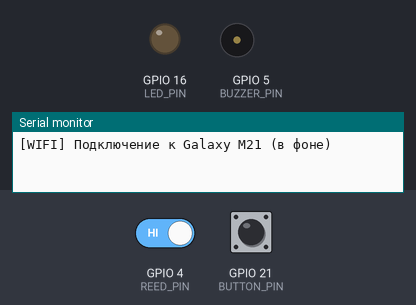
The sketch below on a simulated ESP32. On the bench: output pins drawn as LEDs (lit = HIGH), buzzer (waves = sounding), the last lines printed to the serial monitor. Dashed ring = blinking. Inputs (shaded band) come from the test bench; at power-on: GPIO 21 (BUTTON_PIN) HIGH, GPIO 4 (REED_PIN) HIGH. WiFi joins after 1.5 s; servers stay silent unless stated; uploads are accepted with an empty reply.

Above: at 1.2 s.
1.3 s: GPIO 21 (BUTTON_PIN) pulled LOW for 0.15 s
At 1.98 s:
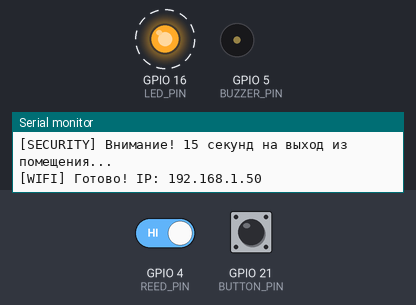
4.3 s: GPIO 21 (BUTTON_PIN) pulled LOW for 1 s
At 5.2 s:
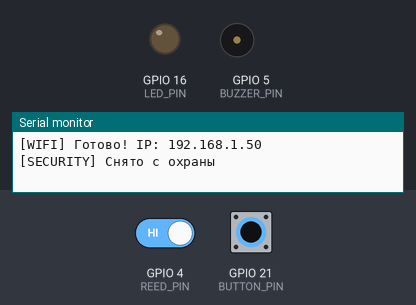
6.8 s: GPIO 21 (BUTTON_PIN) pulled LOW for 3.2 s
At 7.48 s:
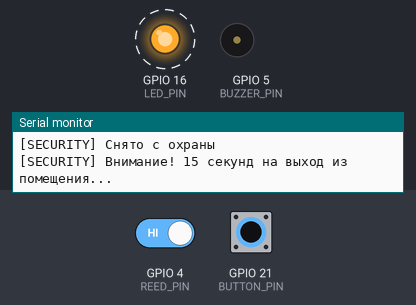
11.5 s: GPIO 21 (BUTTON_PIN) pulsed LOW 5 times (0.12 s each, 0.3 s apart)
At 13.5 s:
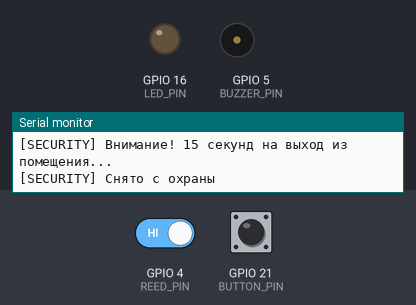
Timing chart, 0 to 15.0 s (numbered marks = the images above; inputs shaded):
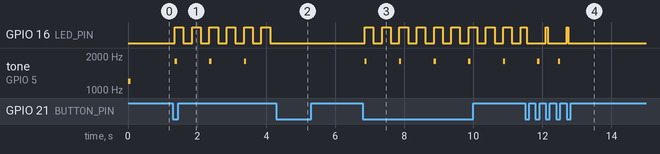

The sketch:

DoorGuardian_ESP32.ino
```cpp
// DoorGuardian (ESP32 Dev Module) -> VPS relay (server.py)
//
// Что исправлено:
//  * Сеть вынесена в отдельную FreeRTOS-задачу. Раньше HTTP-запрос (до 350 мс + коннект) выполнялся прямо в loop()
//    каждую секунду: сирена "заикалась", а кнопка и геркон опрашивались с провалами.
//  * Охрана работает и БЕЗ Wi-Fi: раньше setup() вис в while(WiFi.status()!=CONNECTED) и без точки доступа
//    дверь вообще не охранялась.
//  * Keep-alive соединение (setReuse) вместо нового TCP на каждый отчёт; таймаут коннекта 1.5 с.
//  * Антидребезг геркона (вибрация двери не даёт ложной тревоги), смена состояния двери уходит на сервер сразу.
//  * Убраны блокирующие delay()/tone(...,duration): писки идут по таймеру.
//  * Исправлено переполнение unsigned при расчёте секунд обратного отсчёта.

#include <WiFi.h>
#include <HTTPClient.h>
#include "soc/soc.h"
#include "soc/rtc_cntl_reg.h"

// ==========================================
// 1. НАСТРОЙКИ СЕТИ И СЕРВЕРА
// ==========================================
const char* ssid     = "Galaxy M21";
const char* password = "67676767";

const char* vps_host = "188.120.230.91";   // IP VPS
const int   vps_port = 18080;

const uint32_t HEARTBEAT_MS = 1000;        // как часто слать статус, когда ничего не меняется

// ==========================================
// 2. ПИНЫ ОБОРУДОВАНИЯ
// ==========================================
#define REED_PIN      4   // Геркон двери (на контакт GND)
#define BUTTON_PIN    21  // Кнопка постановки / сброса (на GND)
#define LED_PIN       16  // Светодиод индикации
#define BUZZER_PIN    5   // Пассивный зуммер

// Если при закрытой двери пишет "ОТКРЫТА", смените HIGH на LOW
#define REED_OPEN_LEVEL HIGH
const uint32_t REED_DEBOUNCE_MS = 80;

enum SecurityState { STATE_DISARMED, STATE_ARMING, STATE_ARMED, STATE_ALARM };

// Эти переменные читает и пишет и loop(), и сетевая задача
volatile SecurityState currentState = STATE_DISARMED;
volatile bool isDoorOpen = false;
volatile uint32_t armingStartTime = 0;
volatile bool needImmediateReport = false;
volatile uint8_t remoteCmd = 0;            // 0 нет, 1 ARM, 2 DISARM (команда от сервера, применяется в loop)

const uint32_t ARMING_DELAY_MS = 15000;
uint32_t lastCountdownBeep = 0;

// ==========================================
// 3. МЕЛОДИЯ FNAF (Куплеты Тореадора)
// ==========================================
#define NOTE_REST 0
#define NOTE_C4   262
#define NOTE_CS4  277
#define NOTE_D4   294
#define NOTE_DS4  311
#define NOTE_E4   330
#define NOTE_F4   349
#define NOTE_FS4  370
#define NOTE_G4   392
#define NOTE_GS4  415
#define NOTE_A4   440
#define NOTE_AS4  466
#define NOTE_B4   494
#define NOTE_C5   523
#define NOTE_CS5  554
#define NOTE_D5   587

const int fnafMelody[] = {
  NOTE_A4, NOTE_A4, NOTE_A4, NOTE_F4, NOTE_D4, NOTE_A4, NOTE_F4, NOTE_D4,
  NOTE_D4, NOTE_F4, NOTE_A4, NOTE_G4, NOTE_F4, NOTE_E4, NOTE_D4,
  NOTE_CS4, NOTE_E4, NOTE_G4, NOTE_AS4, NOTE_A4, NOTE_G4, NOTE_F4, NOTE_E4,
  NOTE_D4, NOTE_F4, NOTE_A4, NOTE_D5, NOTE_CS5, NOTE_B4, NOTE_A4, NOTE_G4,
  NOTE_F4, NOTE_E4, NOTE_D4, NOTE_REST
};

const int noteDurations[] = {
  280, 140, 140, 280, 280, 280, 140, 140,
  280, 280, 420, 140, 140, 140, 280,
  280, 280, 420, 140, 140, 140, 280,
  280, 280, 420, 140, 140, 140, 280,
  280, 280, 600, 200
};
const int melodyLength = sizeof(fnafMelody) / sizeof(fnafMelody[0]);

uint32_t noteStartTime = 0;
int currentNoteIdx = 0;
bool isNotePlaying = false;

// Короткие писки (не блокируют loop)
uint32_t beepEndAt = 0;
uint32_t chirpAt = 0;
uint8_t chirpStep = 0;   // 0 нет, 1 первый писк идёт, 2 ждём второй

void beep(int freq, uint32_t ms) {
  tone(BUZZER_PIN, freq);
  beepEndAt = millis() + ms;
  if (beepEndAt == 0) beepEndAt = 1;
}

// Таймеры
uint32_t lastLedBlinkTime = 0;
bool ledState = false;

// Антидребезг кнопки
bool lastButtonReading = HIGH;
uint32_t lastDebounceTime = 0;
const uint32_t debounceDelay = 50;

// Антидребезг геркона
bool reedCandidate = false;
uint32_t reedCandidateSince = 0;

// ==========================================
// 4. СВЯЗЬ С VPS (отдельная задача)
// ==========================================
String stateString() {
  switch (currentState) {
    case STATE_ARMING: {
      uint32_t elapsed = millis() - armingStartTime;
      int secLeft = elapsed >= ARMING_DELAY_MS ? 0 : (int)((ARMING_DELAY_MS - elapsed) / 1000);
      return "ARMING_" + String(secLeft) + "s";
    }
    case STATE_ARMED:  return "ARMED";
    case STATE_ALARM:  return "ALARM";
    default:           return "DISARMED";
  }
}

void sendReportToVPS(HTTPClient& http) {
  String url = "http://" + String(vps_host) + ":" + String(vps_port) +
               "/api/door_report?door=" + (isDoorOpen ? "OPEN" : "CLOSED") +
               "&state=" + stateString();

  http.begin(url);
  int httpCode = http.GET();

  if (httpCode == HTTP_CODE_OK) {
    String payload = http.getString();
    payload.trim();
    if (payload == "ARM") remoteCmd = 1;
    else if (payload == "DISARM") remoteCmd = 2;
  }
  http.end();   // при setReuse(true) соединение остаётся открытым
}

void networkTask(void* arg) {
  HTTPClient http;
  http.setReuse(true);
  http.setConnectTimeout(1500);
  http.setTimeout(1500);

  uint32_t lastSend = 0;
  uint32_t lastReconnect = 0;

  for (;;) {
    if (WiFi.status() != WL_CONNECTED) {
      if (millis() - lastReconnect > 10000) {
        lastReconnect = millis();
        WiFi.reconnect();
      }
      vTaskDelay(pdMS_TO_TICKS(200));
      continue;
    }

    if (needImmediateReport || millis() - lastSend >= HEARTBEAT_MS) {
      needImmediateReport = false;   // сбрасываем ДО отправки: событие во время запроса не потеряется
      lastSend = millis();
      sendReportToVPS(http);
    }
    vTaskDelay(pdMS_TO_TICKS(20));
  }
}

// ==========================================
// 5. ОБРАБОТКА ДАТЧИКА, ТАЙМЕРА И СИРЕНЫ
// ==========================================
void startArming() {
  currentState = STATE_ARMING;
  armingStartTime = millis();
  lastCountdownBeep = 0;
  needImmediateReport = true;
  Serial.println("[SECURITY] Внимание! 15 секунд на выход из помещения...");
}

void disarm() {
  currentState = STATE_DISARMED;
  noTone(BUZZER_PIN);
  isNotePlaying = false;
  currentNoteIdx = 0;
  beepEndAt = 0;
  chirpStep = 0;
  needImmediateReport = true;
  Serial.println("[SECURITY] Снято с охраны");
}

void applyRemoteCommand() {
  uint8_t cmd = remoteCmd;
  if (cmd == 0) return;
  remoteCmd = 0;
  if (cmd == 1 && currentState == STATE_DISARMED) {
    Serial.println("[VPS] Запуск задержки на постановку");
    startArming();
  } else if (cmd == 2 && currentState != STATE_DISARMED) {
    Serial.println("[VPS] Снято с охраны");
    disarm();
  }
}

void handleDoorSensor() {
  // антидребезг: новое значение должно продержаться REED_DEBOUNCE_MS
  bool raw = (digitalRead(REED_PIN) == REED_OPEN_LEVEL);
  if (raw != reedCandidate) {
    reedCandidate = raw;
    reedCandidateSince = millis();
  }
  if (reedCandidate != isDoorOpen && millis() - reedCandidateSince >= REED_DEBOUNCE_MS) {
    isDoorOpen = reedCandidate;
    needImmediateReport = true;   // открытие/закрытие сразу уходит на сервер
  }

  if (currentState == STATE_ARMING) {
    uint32_t elapsed = millis() - armingStartTime;

    uint32_t interval = (elapsed > 11000) ? 350 : 1000;   // быстрее в последние секунды
    if (millis() - lastCountdownBeep >= interval) {
      lastCountdownBeep = millis();
      beep(1800, 60);
    }

    if (elapsed >= ARMING_DELAY_MS) {
      currentState = STATE_ARMED;
      beep(2400, 120);
      chirpStep = 1;              // второй писк сыграет updateBuzzer()
      needImmediateReport = true;
      Serial.println("[SECURITY] СИСТЕМА НА ОХРАНЕ!");
    }
    return;   // во время отсчета тревога не срабатывает
  }

  if (currentState == STATE_ARMED && isDoorOpen) {
    currentState = STATE_ALARM;
    currentNoteIdx = 0;
    isNotePlaying = false;
    beepEndAt = 0;
    chirpStep = 0;
    needImmediateReport = true;
    Serial.println("[ALERT] ТРЕВОГА! ДВЕРЬ ОТКРЫТА!");
  }
}

void handleButton() {
  int reading = digitalRead(BUTTON_PIN);
  if (reading != lastButtonReading) {
    lastDebounceTime = millis();
  }

  if ((millis() - lastDebounceTime) > debounceDelay) {
    static bool buttonProcessed = false;
    if (reading == LOW && !buttonProcessed) {
      buttonProcessed = true;
      if (currentState != STATE_DISARMED) disarm();
      else startArming();
    } else if (reading == HIGH) {
      buttonProcessed = false;
    }
  }
  lastButtonReading = reading;
}

void updateBuzzer() {
  uint32_t now = millis();

  if (currentState != STATE_ALARM) {
    if (isNotePlaying) {
      noTone(BUZZER_PIN);
      isNotePlaying = false;
      currentNoteIdx = 0;
    }
    // короткие писки
    if (beepEndAt && now >= beepEndAt) {
      noTone(BUZZER_PIN);
      beepEndAt = 0;
      if (chirpStep == 1) { chirpStep = 2; chirpAt = now + 30; }
    }
    if (chirpStep == 2 && now >= chirpAt) {
      chirpStep = 0;
      beep(3000, 200);
    }
    return;
  }

  int noteDur = noteDurations[currentNoteIdx];

  if (!isNotePlaying) {
    int freq = fnafMelody[currentNoteIdx];
    if (freq > 0) tone(BUZZER_PIN, freq);
    else noTone(BUZZER_PIN);
    noteStartTime = now;
    isNotePlaying = true;
  } else if (now - noteStartTime >= (uint32_t)noteDur) {
    noTone(BUZZER_PIN);
    if (now - noteStartTime >= (uint32_t)(noteDur + 35)) {
      isNotePlaying = false;
      currentNoteIdx++;
      if (currentNoteIdx >= melodyLength) currentNoteIdx = 0;
    }
  }
}

void updateLed() {
  uint32_t now = millis();
  switch (currentState) {
    case STATE_DISARMED:
      digitalWrite(LED_PIN, LOW);
      break;
    case STATE_ARMING:
      if (now - lastLedBlinkTime >= 250) {
        lastLedBlinkTime = now;
        ledState = !ledState;
        digitalWrite(LED_PIN, ledState);
      }
      break;
    case STATE_ARMED:
      if (now - lastLedBlinkTime >= 1500) {
        lastLedBlinkTime = now;
        ledState = !ledState;
        digitalWrite(LED_PIN, ledState);
      }
      break;
    case STATE_ALARM:
      if (now - lastLedBlinkTime >= 70) {
        lastLedBlinkTime = now;
        ledState = !ledState;
        digitalWrite(LED_PIN, ledState);
      }
      break;
  }
}

void setup() {
  WRITE_PERI_REG(RTC_CNTL_BROWN_OUT_REG, 0);   // отключает brownout-ресет (скрывает проблемы питания!)
  Serial.begin(115200);

  pinMode(REED_PIN, INPUT_PULLUP);
  pinMode(BUTTON_PIN, INPUT_PULLUP);
  pinMode(LED_PIN, OUTPUT);
  pinMode(BUZZER_PIN, OUTPUT);

  isDoorOpen = (digitalRead(REED_PIN) == REED_OPEN_LEVEL);
  reedCandidate = isDoorOpen;
  beep(1200, 80);

  // Wi-Fi НЕ блокирует запуск: охрана работает и без сети, сеть подтянется сама
  WiFi.mode(WIFI_STA);
  WiFi.setAutoReconnect(true);
  WiFi.setSleep(false);
  WiFi.begin(ssid, password);
  Serial.println("[WIFI] Подключение к " + String(ssid) + " (в фоне)");

  xTaskCreate(networkTask, "net", 8192, NULL, 1, NULL);
}

void loop() {
  applyRemoteCommand();
  handleDoorSensor();
  handleButton();
  updateBuzzer();
  updateLed();

  static bool wasConnected = false;
  bool nowConnected = (WiFi.status() == WL_CONNECTED);
  if (nowConnected && !wasConnected) {
    Serial.println("[WIFI] Готово! IP: " + WiFi.localIP().toString());
    needImmediateReport = true;
  }
  wasConnected = nowConnected;

  delay(2);   // отдаём время системе; на цикл опроса не влияет
}
```

Measured:
- after the input at 1.3 s, GPIO 16 (LED_PIN): alternates HIGH for 0.25 s and LOW for 0.25 s, starting after 0.06 s; tone on GPIO 5 (BUZZER_PIN): alternates 1800 Hz for 0.06 s and silent for 0.94 s, starting after 0.06 s
- after the input at 4.3 s, GPIO 16 (LED_PIN): stops changing and stays LOW; tone on GPIO 5 (BUZZER_PIN): stops changing and stays silent
- after the input at 6.8 s, GPIO 16 (LED_PIN): alternates HIGH for 0.25 s and LOW for 0.25 s, starting after 0.05 s; tone on GPIO 5 (BUZZER_PIN): alternates 1800 Hz for 0.06 s and silent for 0.94 s, starting after 0.06 s
- after the input at 11.5 s, tone on GPIO 5 (BUZZER_PIN): silent → 1800 Hz after 0.96 s, → silent 0.06 s later
